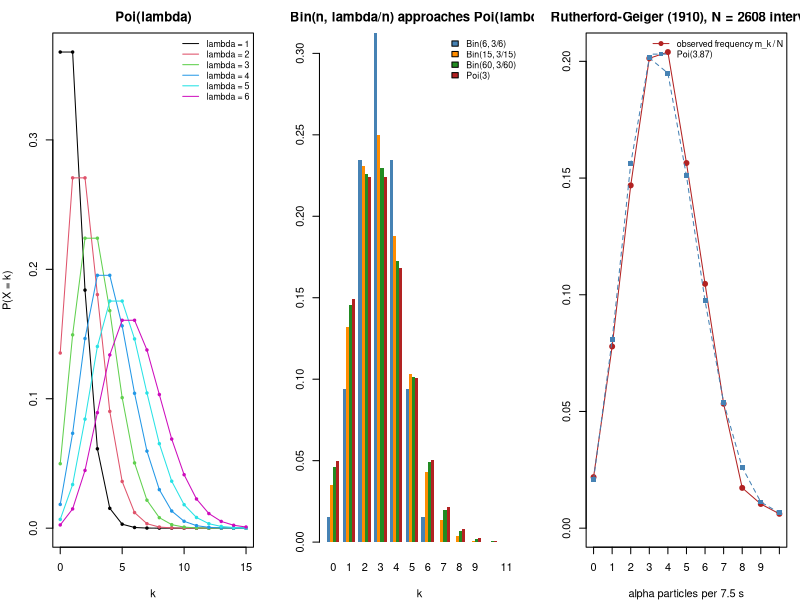

Source code (R):
# Poisson PMFs, the Poisson approximation of Bin(n, lambda/n), and a Poisson fit to the Rutherford-Geiger alpha-particle counts.
op <- par(mfrow = c(1, 3), mar = c(4, 4, 2.5, 1))

k <- 0:15
lams <- 1:6
matplot(k, sapply(lams, function(l) dpois(k, l)), type = "o", lty = 1, pch = 19, cex = 0.5,
        col = 1:6, xlab = "k", ylab = "P(X = k)", main = "Poi(lambda)")
legend("topright", bty = "n", cex = 0.8, lty = 1, col = 1:6, legend = paste("lambda =", lams))

lam <- 3
k <- 0:11
ns <- c(6, 15, 60)
probs <- rbind(t(sapply(ns, function(n) dbinom(k, n, lam / n))), dpois(k, lam))
barplot(probs, beside = TRUE, names.arg = k, border = NA,
        col = c("steelblue", "darkorange", "forestgreen", "firebrick"),
        xlab = "k", main = "Bin(n, lambda/n) approaches Poi(lambda)",
        legend.text = c(paste0("Bin(", ns, ", 3/", ns, ")"), "Poi(3)"),
        args.legend = list(x = "topright", bty = "n", cex = 0.8))

counts <- c(57, 203, 383, 525, 532, 408, 273, 139, 45, 27, 16)
N <- sum(counts)
lam <- 10094 / N                       # total number of particles / number of intervals
k <- 0:10
pois <- dpois(k, lam)
pois[11] <- ppois(9, lam, lower.tail = FALSE)   # last class is "10 or more"
plot(k, counts / N, type = "o", pch = 19, col = "firebrick", xaxt = "n",
     ylim = range(0, counts / N, pois), xlab = "alpha particles per 7.5 s", ylab = "",
     main = "Rutherford-Geiger (1910), N = 2608 intervals")
lines(k, pois, type = "o", pch = 15, lty = 2, col = "steelblue")
axis(1, at = k, labels = c(0:9, "10+"))
legend("topright", bty = "n", cex = 0.8, lty = c(1, 2), pch = c(19, 15),
       col = c("firebrick", "steelblue"),
       legend = c("observed frequency m_k / N", sprintf("Poi(%.2f)", lam)))
par(op)
